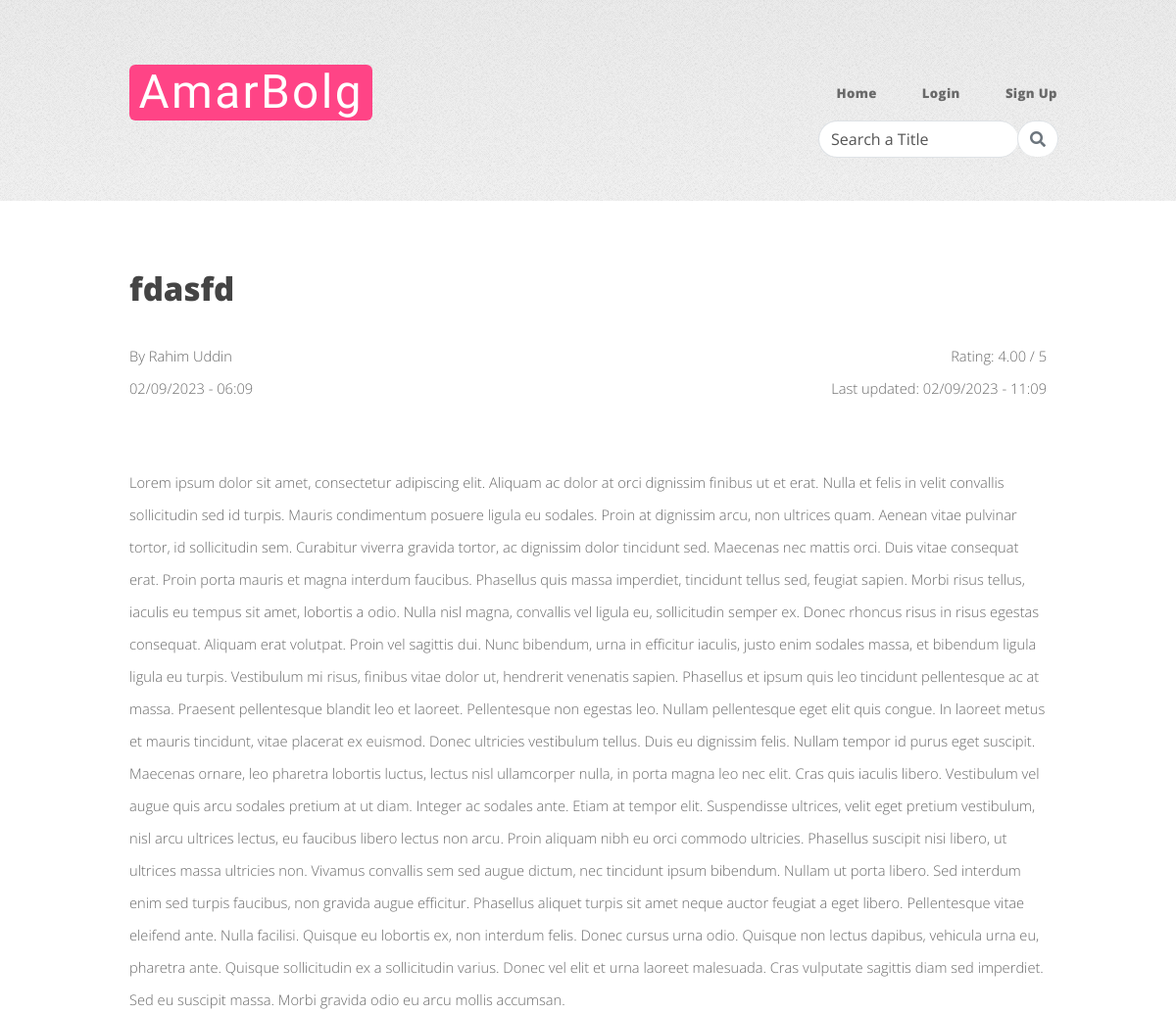
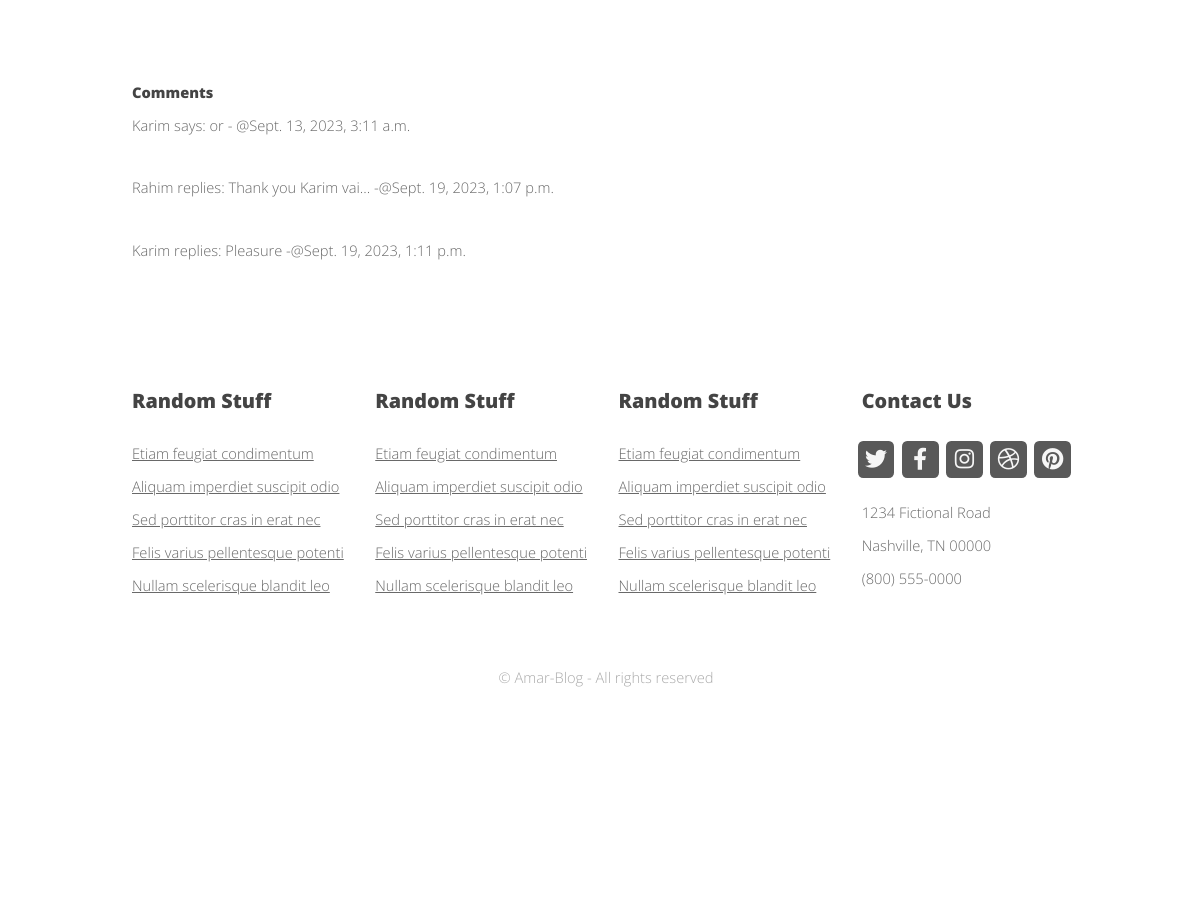
/posts/readpost/2, run on the app's committed database (2 pictures, top to bottom).
### posts/models.py (models this page shows, shortened)
class posts(models.Model):
    blogger = models.ForeignKey(User, on_delete=models.CASCADE, related_name='post')
    title = models.CharField(max_length=250)
    topic = models.CharField(max_length=50, choices=choices.TOPICS)
    content=models.TextField()
    pub_date=models.DateTimeField(auto_now_add=True)
    mod_date=models.DateTimeField(auto_now=True)

### interactions/models.py (models this page shows, shortened)
class interactions(models.Model):
    post=models.ForeignKey(posts, on_delete=models.CASCADE, related_name='interactions')
    user=models.ForeignKey(User, on_delete=models.CASCADE, related_name='interactor')
    comment=models.TextField()
    rating=models.IntegerField(default=0)
    date=models.DateTimeField(auto_now_add=True)
    class Meta:
        unique_together = ('post','user')

class relpies(models.Model):
    comment=models.ForeignKey(interactions, on_delete=models.CASCADE, related_name='replies')
    user = models.ForeignKey(User, on_delete=models.CASCADE, related_name='replier')
    reply=models.TextField()
    date=models.DateTimeField(auto_now_add=True)

### posts/views.py (the view)
# urls.py: path('readpost/<int:pk>',views.readPost.as_view(), name='read'),
class readPost(generic.DetailView):
    model=posts
    template_name='read_post.html'
    def get_context_data(self, **kwargs: Any) -> dict[str, Any]:
        context = super().get_context_data(**kwargs)
        context['interactions']=interactions.objects.filter(post=kwargs['object'])
        context['rating'] = interactions.objects.filter(post=kwargs['object']).aggregate(Avg('rating'))['rating__avg']
        context['rep'] = relpies.objects.filter(comment__post=kwargs['object'])
        context['comment_sw']=True
        if self.request.user in [item.user for item in interactions.objects.filter(post=kwargs['object'])]:
            context['comment_sw']=False
        return context

### posts/templates/read_post.html (shortened to what this page needs)
{% extends 'core/base.html' %}
{% block content %}
<div id="main-wrapper">
    <div class="container">
        <div>
                <div id="content">
                    <section class="last">
                        <h2> {{object.title}} </h2>
                        <div class="d-flex justify-content-between">
                        <small> By {{object.blogger.first_name}} {{object.blogger.last_name}} </small>
                        <small>Rating: {{rating|floatformat:"2"}} / 5</small>
                        </div>
                        <div class="d-flex justify-content-between">
                            <p>{{object.pub_date|date:"d/m/Y - H:m"}}</p>
                            <p>Last updated: {{object.mod_date|date:"d/m/Y - H:m"}} </p>
                        </div>
                        <p>
                            {{object.content}}
                        </p>
                    </section>
                    <div>
                        {% if interactions %}
                        <h5> Comments </h5>
                        {% for item in interactions  %}
                        <p>
                            {{item.user.first_name}} says:
                            {{item.comment}} -
                            @{{item.date}}
                            {% for r in rep %}
                                {% if r.comment == item %}
                                    <p> {{r.user.first_name}} replies: {{r.reply}} -@{{r.date}}</p>
                                {% endif %}
                            {% endfor %}
                        </p>
                        {% endfor %}
                        {% else %}
                        <h5> No comments </h5>
                        {% endif %}
                    </div>
        </div>
    </div>
</div>
{% endblock content %}

### core/static/assets/css/main.css (style rules this page uses)
html, body, div, span, applet, object, iframe, h1, h2, h3, h4, h5, h6, p, blockquote, pre, a, abbr, acronym, address, big, cite, code, del, dfn, em, img, ins, kbd, q, s, samp, small, strike, strong, sub, sup, tt, var, b, u, i, center, dl, dt, dd, ol, ul, li, fieldset, form, label, legend, table, caption, tbody, tfoot, thead, tr, th, td, article, aside, canvas, details, embed, figure, figcaption, footer, header, hgroup, menu, nav, output, ruby, section, summary, time, mark, audio, video { margin: 0; padding: 0; border: 0; font-size: 100%; font: inherit; vertical-align: baseline; }
article, aside, details, figcaption, figure, footer, header, hgroup, menu, nav, section { display: block; }
body { line-height: 1; }
body { -webkit-text-size-adjust: none; }
html { box-sizing: border-box; }
*, *:before, *:after { box-sizing: inherit; }
body { background-image: -moz-linear-gradient(top, rgba(0, 0, 0, 0.05), rgba(0, 0, 0, 0)), url("images/bg01.png"); background-image: -webkit-linear-gradient(top, rgba(0, 0, 0, 0.05), rgba(0, 0, 0, 0)), url("images/bg01.png"); background-image: -ms-linear-gradient(top, rgba(0, 0, 0, 0.05), rgba(0, 0, 0, 0)), url("images/bg01.png"); background-image: linear-gradient(top, rgba(0, 0, 0, 0.05), rgba(0, 0, 0, 0)), url("images/bg01.png"); background-color: #f7f7f7; background-position: top left, top left; background-repeat: repeat-x, repeat; background-size: 100% 30em, auto; font-family: 'Open Sans', sans-serif; font-size: 13pt; color: #696969; font-weight: 300; line-height: 2.25em; }
h1, h2, h3, h4, h5, h6 { color: #444; font-weight: 800; }
h2 { font-size: 2.25em; margin: 0 0 1.1em 0; line-height: 1em; }
p, ul, ol, dl, table { margin-bottom: 2em; }
.container { margin: 0 auto; max-width: 100%; width: 1400px; }
@media screen and (max-width: 1680px) { .container { width: 1200px; } }
@media screen and (max-width: 1280px) { .container { width: 960px; } }
section, article { margin-bottom: 5em; }
section > :last-child, article > :last-child, section:last-child, article:last-child { margin-bottom: 0; }
#main-wrapper { background: #fff; box-shadow: 0px 3px 0px 0px rgba(0, 0, 0, 0.05); padding: 5em 0 5em 0; }
@media screen and (max-width: 1680px) { body, input, select, textarea { font-size: 12pt; } }
@media screen and (max-width: 1280px) { body, input, select, textarea { font-size: 11pt; } }

### data on the page
posts: title "fdasfd", blogger.first_name "Rahim", blogger.last_name "Uddin", pub_date "02/09/2023 - 06:09", mod_date "02/09/2023 - 11:09", content "Lorem ipsum dolor sit amet, consectetur adipiscing elit. Aliquam ac dolor at orci dignissim finibus ut et erat. Nulla et felis in velit convallis sollicitudin sed id turpis. Mauris condimentum posuere ligula eu sodales. Proin at dignissim arcu, non ultrices quam. Aenean vitae pulvinar tortor, id sollicitudin sem. Curabitur viverra gravida tortor, ac dignissim dolor tincidunt sed. Maecenas nec mattis orci. Duis vitae consequat erat. Proin porta mauris et magna interdum faucibus. Phasellus quis massa imperdiet, tincidunt tellus sed, feugiat sapien. Morbi risus tellus, iaculis eu tempus sit amet, lobortis a odio. Nulla nisl magna, convallis vel ligula eu, sollicitudin semper ex. Donec rhoncus…"
interactions: user.first_name "Karim", comment "or", date "Sept. 13, 2023, 3:11 a.m."
relpies: user.first_name "Rahim", reply "Thank you Karim vai...", date "Sept. 19, 2023, 1:07 p.m."
relpies: user.first_name "Karim", reply "Pleasure", date "Sept. 19, 2023, 1:11 p.m."

### other printed values
{{ rating|floatformat:"2" }} "4.00"
